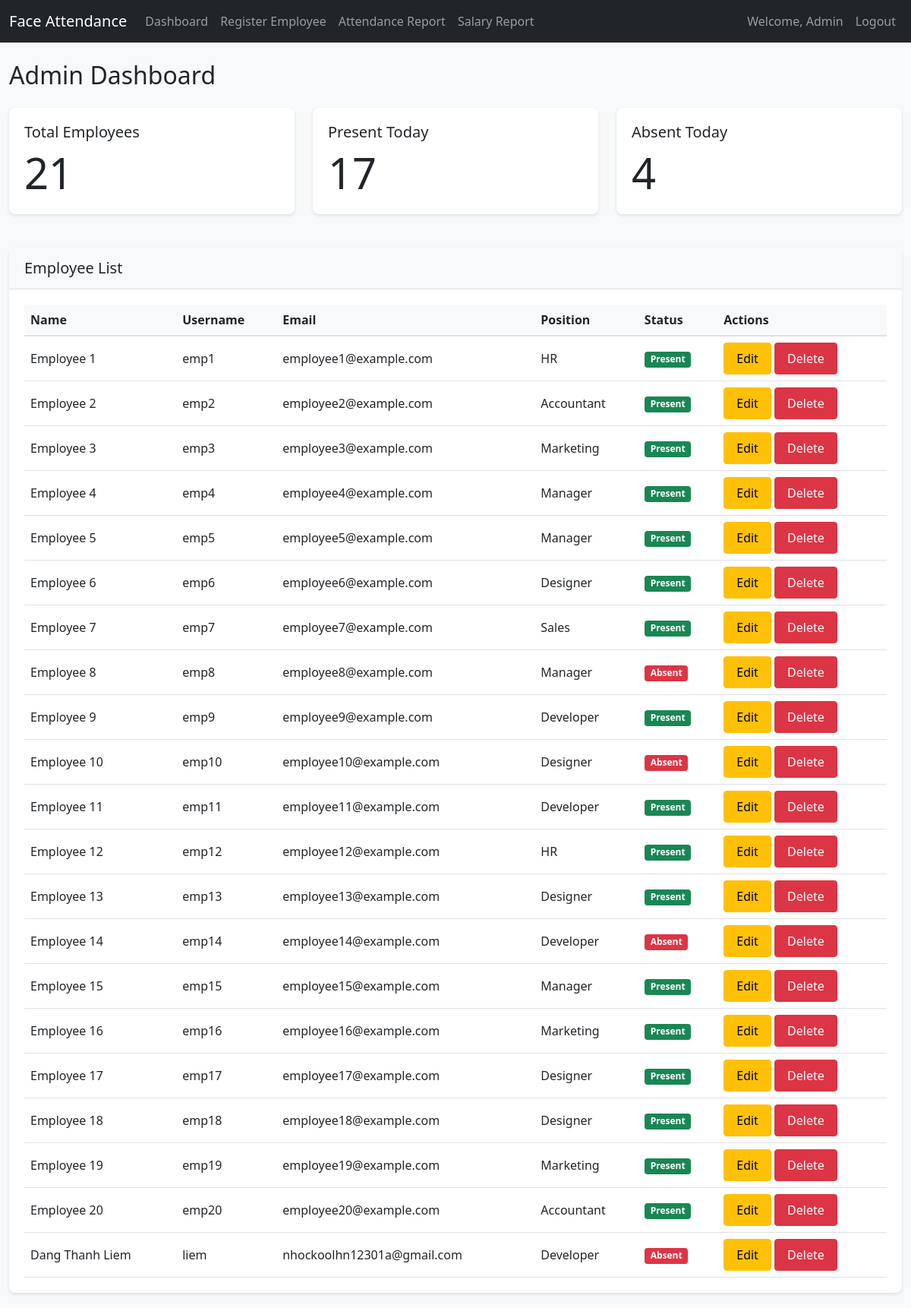
The app's page /admin/dashboard (signed in), older data.
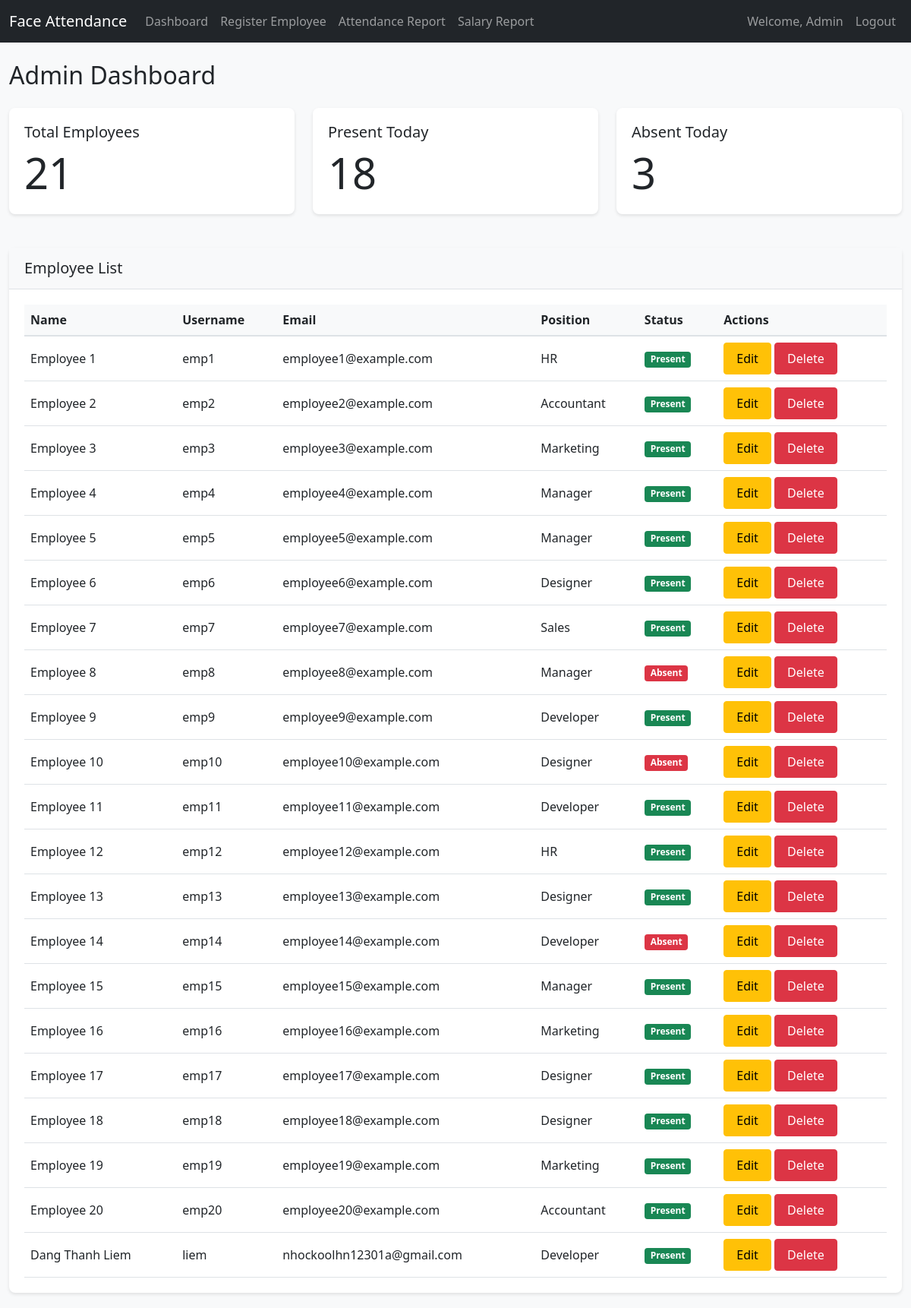
The same page, newer data.
### app/models.py (models this page shows, shortened)
class User(UserMixin, db.Model):
    id = db.Column(db.Integer, primary_key=True)
    username = db.Column(db.String(64), unique=True, nullable=False)
    email = db.Column(db.String(120), unique=True, nullable=False)
    password_hash = db.Column(db.String(128))
    name = db.Column(db.String(64))
    is_admin = db.Column(db.Boolean, default=False)
    face_encoding = db.Column(db.LargeBinary)
    position = db.Column(db.String(100))
    hourly_rate = db.Column(db.Float, default=0)
    attendances = db.relationship('Attendance', backref='user', lazy=True)

### app/routes.py (the view)
@admin.route('/dashboard')
@login_required
def dashboard():
    if not current_user.is_admin:
        return redirect(url_for('employee.dashboard'))
    employees = User.query.filter_by(is_admin=False).all()
    today = datetime.now().date()
    attendance_count = Attendance.query.filter_by(date=today).count()
    return render_template('admin/dashboard.html',
                         employees=employees,
                         attendance_count=attendance_count,
                         today=today)

### app/models.py (called while the page is built)
@login_manager.user_loader
def load_user(id):
    return User.query.get(int(id))

### app/templates/admin/dashboard.html
{% extends "base.html" %} {% block content %}
<h2>Admin Dashboard</h2>
<div class="row mt-4">
  <div class="col-md-4">
    <div class="card dashboard-card">
      <div class="card-body">
        <h5 class="card-title">Total Employees</h5>
        <p class="card-text display-4">{{ employees|length }}</p>
      </div>
    </div>
  </div>
  <div class="col-md-4">
    <div class="card dashboard-card">
      <div class="card-body">
        <h5 class="card-title">Present Today</h5>
        <p class="card-text display-4">{{ attendance_count }}</p>
      </div>
    </div>
  </div>
  <div class="col-md-4">
    <div class="card dashboard-card">
      <div class="card-body">
        <h5 class="card-title">Absent Today</h5>
        <p class="card-text display-4">
          {{ employees|length - attendance_count }}
        </p>
      </div>
    </div>
  </div>
</div>
<div class="card mt-4">
  <div class="card-header">
    <h5 class="mb-0">Employee List</h5>
  </div>
  <div class="card-body">
    <table class="table">
      <thead>
        <tr>
          <th>Name</th>
          <th>Username</th>
          <th>Email</th>
          <th>Position</th>
          <th>Status</th>
          <th>Actions</th>
        </tr>
      </thead>
      <tbody>
        {% for employee in employees %}
        <tr>
          <td>{{ employee.name }}</td>
          <td>{{ employee.username }}</td>
          <td>{{ employee.email }}</td>
          <td>{{ employee.position }}</td>
          <td>
            {% if employee.attendances and employee.attendances[-1].date ==
            today %}
            <span class="badge bg-success">Present</span>
            {% else %}
            <span class="badge bg-danger">Absent</span>
            {% endif %}
          </td>
          <td>
            <a
              href="{{ url_for('admin.edit_employee', employee_id=employee.id) }}"
              class="btn btn-warning"
              >Edit</a
            >
            <form
              action="{{ url_for('admin.delete_employee', employee_id=employee.id) }}"
              method="POST"
              style="display: inline"
            >
              <button
                type="submit"
                class="btn btn-danger"
                onclick="return confirm('Are you sure you want to delete this employee?');"
              >
                Delete
              </button>
            </form>
          </td>
        </tr>
        {% endfor %}
      </tbody>
    </table>
  </div>
</div>
{% endblock %}

Row changes from the older to the newer data that the page shows:
changed User "Dang Thanh Liem": text "Absent" → "Present"
Text that changed along with them:
{{ attendance_count }}: "17" → "18"
{{ employees|length - attendance_count }}: "4" → "3"
